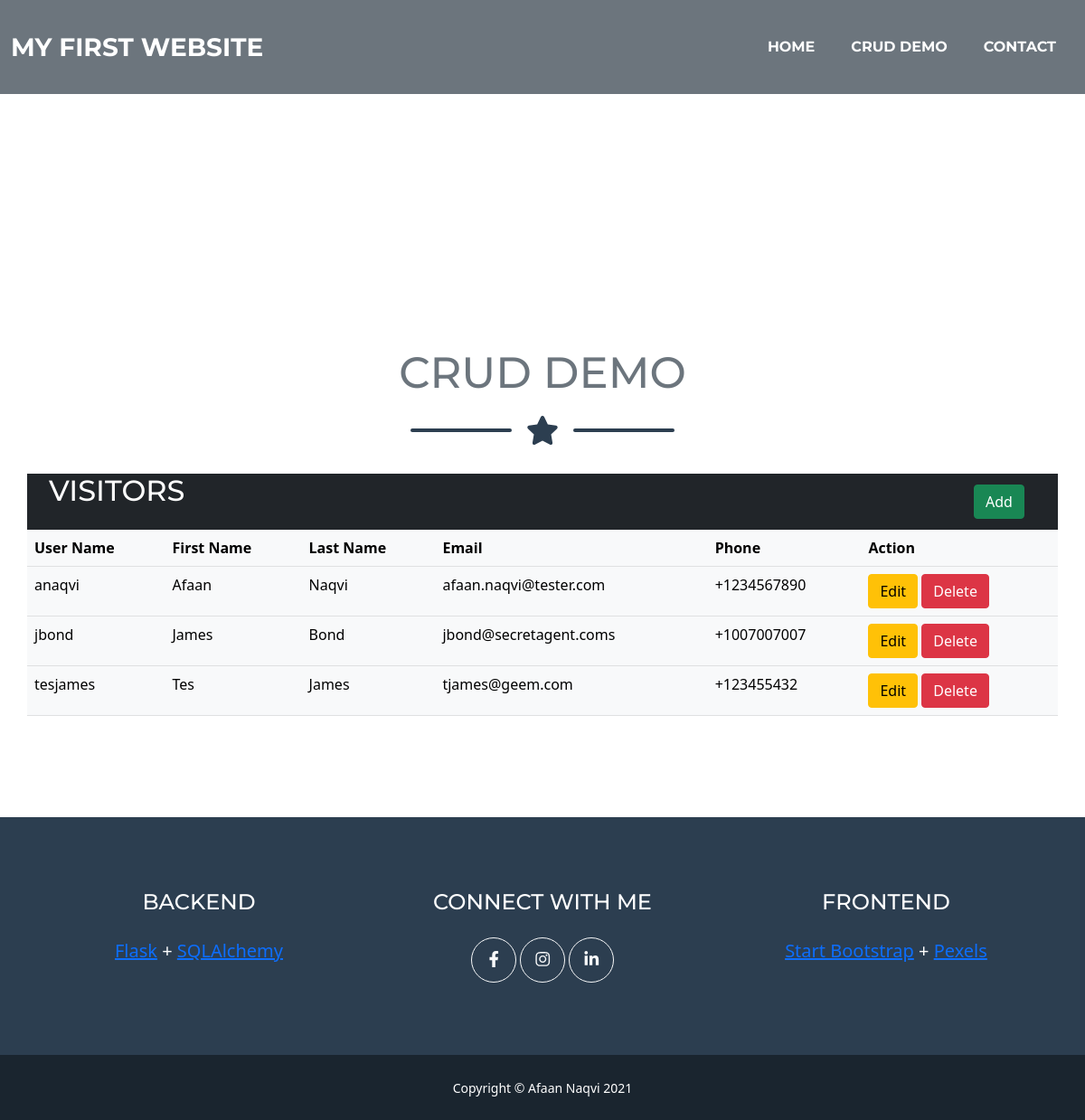
The app's page /visitors, older data.
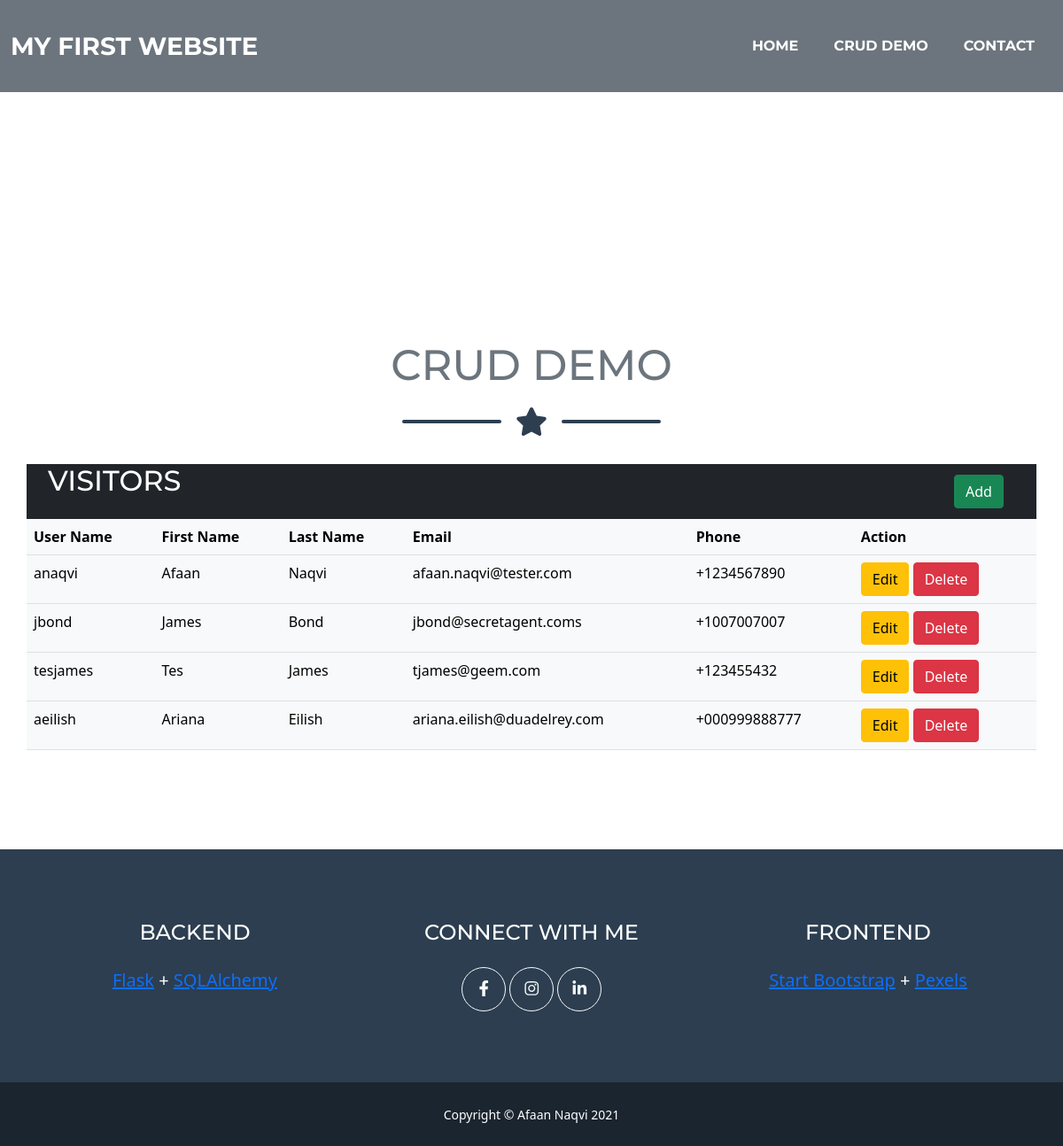
The same page, newer data.
### models/visitor.py (models this page shows, shortened)
class VisitorModel(db.Model):
    __tablename__ = 'visitors'
    user_name = db.Column(db.String(80), primary_key=True)
    first_name = db.Column(db.String(80))
    last_name = db.Column(db.String(80))
    email = db.Column(db.String(80))
    phone = db.Column(db.String(80))
    def json(self):
        return {'user_name': self.user_name,
                'first_name': self.first_name,
                'last_name': self.last_name,
                'email': self.email,
                'phone': self.phone
                }

### app.py (the view)
@app.route('/visitors')
def visitors():
    headers = {'Content-Type': 'text/html'}
    visitors = [visitor.json() for visitor in VisitorModel.query.all()]
    return make_response(render_template('visitors.html', visitors=visitors), 200, headers)

### templates/visitors.html (shortened to what this page needs)
{% extends 'layout.html' %}
{% block body %}
<header class="masthead bg-faded">
</header>
<section class="page-section" id="visitors">
  <div class="container">
    <h2 class="page-section-heading text-center text-uppercase text-secondary mb-0">CRUD Demo</h2>
    <div class="divider-custom">
      <div class="divider-custom-line"></div>
      <div class="divider-custom-icon"><i class="fas fa-star"></i></div>
      <div class="divider-custom-line"></div>
    </div>
    <div class="row justify-content-center">
      <div class="row bg-dark h-100">
        <div class="col-lg-11 my-auto">
          <h2 class="text-uppercase text-white mb-4">Visitors</h2>
        </div>
        <div class="col-lg my-auto">
          <button type="button" class="btn btn-success" data-bs-toggle="modal" data-bs-target="#addModal">Add</button>
        </div>
      </div>
      <table class="table table-light">
        <tr>
          <th>User Name</th>
          <th>First Name</th>
          <th>Last Name</th>
          <th>Email</th>
          <th>Phone</th>
          <th>Action</th>
        </tr>
        {%for visitor in visitors%}
        <tr>
          <td>{{visitor.user_name}}</td>
          <td>{{visitor.first_name}}</td>
          <td>{{visitor.last_name}}</td>
          <td>{{visitor.email}}</td>
          <td>{{visitor.phone}}</td>
          <td>
            <button type="button" class="btn btn-warning" data-bs-toggle="modal" data-bs-target="#editModal{{ visitor.user_name }}">Edit</button>
            <a href="/visitor/{{visitor.user_name}}/delete" class="btn btn-danger btn-xs" onclick="return confirm('Are you sure you want to delete {{visitor.user_name}}?')">Delete</a>
          </td>
        </tr>
        <div class="modal fade" id="editModal{{ visitor.user_name }}" tabindex="-1" aria-labelledby="editModalLabel" aria-hidden="true">
          {%endfor%}
        </div>
      </table>
    </div>
  </div>
</section>
{% endblock %}

### templates/layout.html (shortened to what this page needs)
<!DOCTYPE html>
<html>
<head>
	<link rel= "stylesheet" type= "text/css" href= "{{ url_for('static',filename='styles/mainpage.css') }}">
	<link href="https://cdn.jsdelivr.net/npm/bootstrap@5.1.0/dist/css/bootstrap.min.css" rel="stylesheet">
</head>
    <body id="page-top">
        <nav class="navbar navbar-expand-lg bg-secondary text-uppercase fixed-top" id="mainNav">
            <div class="container-fluid">
                <a class="navbar-brand" href="#page-top">My First Website</a>
                <div class="collapse navbar-collapse" id="navbarResponsive">
                    <ul class="navbar-nav ms-auto">
                        <li class="nav-item mx-0 mx-lg-1"><a class="nav-link py-3 px-0 px-lg-3 rounded" href="/">Home</a></li>
                        <li class="nav-item mx-0 mx-lg-1"><a class="nav-link py-3 px-0 px-lg-3 rounded" href="/visitors">CRUD Demo</a></li>
                        <li class="nav-item mx-0 mx-lg-1"><a class="nav-link py-3 px-0 px-lg-3 rounded" href="/contact">Contact</a></li>
                    </ul>
                </div>
            </div>
        </nav>
        {% block body %}{% endblock %}
        <footer class="footer text-center">
            <div class="container">
                <div class="row">
                    <div class="col-lg-4 mb-5 mb-lg-0">
                        <h4 class="text-uppercase mb-4">Backend</h4>
                        <p class="lead mb-0">
                            <a href="https://flask.palletsprojects.com/en/2.0.x/">Flask</a> + <a href="https://www.sqlalchemy.org/">SQLAlchemy</a>
                        </p>
                    </div>
                    <div class="col-lg-4 mb-5 mb-lg-0">
                        <h4 class="text-uppercase mb-4">Connect with Me</h4>
                        <a class="btn btn-outline-light btn-circle btn-lg" href="https://www.facebook.com/afaan.naqvi"><i class="fab fa-fw fa-facebook-f"></i></a>
                        <a class="btn btn-outline-light btn-circle btn-lg" href="https://www.instagram.com/axn5556/"><i class="fab fa-fw fa-instagram"></i></a>
                        <a class="btn btn-outline-light btn-circle btn-lg" href="https://www.linkedin.com/in/afaan-naqvi-30767bb/"><i class="fab fa-fw fa-linkedin-in"></i></a>
                    </div>
                    <div class="col-lg-4">
                        <h4 class="text-uppercase mb-4">Frontend</h4>
                        <p class="lead mb-0">
                            <a href="http://startbootstrap.com">Start Bootstrap</a> + <a href="https://www.pexels.com/">Pexels</a>
                        </p>
                    </div>
                </div>
            </div>
        </footer>
        <div class="copyright py-4 text-center text-white">
            <div class="container"><small>Copyright &copy; Afaan Naqvi 2021</small></div>
        </div>
</body>
</html>

Row changes from the older to the newer data that the page shows:
added VisitorModel: user_name "aeilish", first_name "Ariana", last_name "Eilish", email "ariana.eilish@duadelrey.com", phone "+000999888777"
